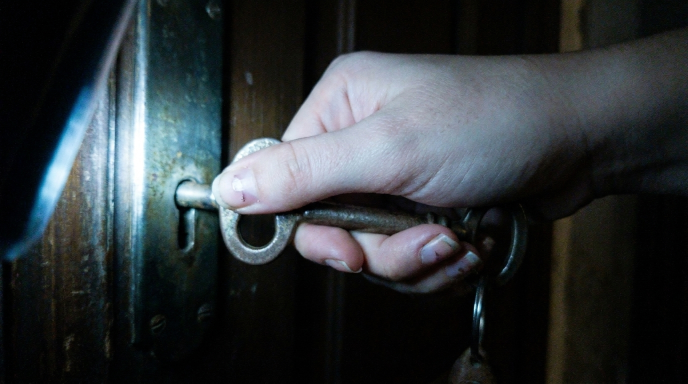
#> input picture video/episodios/ep05-cabra-cabriola/imagens/B02_mao_chave.jpg, 1376 x 768 px, given in place of B01_porta_corredor.jpg, which was not available (shown at 1/2 size)
$ python fazer_capas_shorts.py
#> lines starting #> are read from the running program, lines starting #| are printed output that depends on the picture
"""Capas dos 3 Shorts do Ep. 05 (1080x1920): uma figura, 2–3 palavras em vermelho. Uso: python3 fazer_capas_shorts.py"""
from pathlib import Path
import numpy as np
from PIL import Image, ImageDraw, ImageFilter, ImageFont

AQUI = Path(__file__).parent
IMG = AQUI.parent / "imagens"
FONTE = str(AQUI.parents[2] / "painel" / "fontes" / "Anton-400-latin.ttf")
W, H = 1080, 1920


def base(arq, centro, zoom, gama=1.1, sat=1.5):
#> called with arq = 'B01_porta_corredor.jpg', centro = (0.5, 0.42), zoom = 1.15, gama = 1.1, sat = 1.5
    im = Image.open(IMG / arq).convert("RGB")
#> im is the input picture: PIL image 1376x768 RGB; mean R, G, B 47.8, 53.7, 56.7
    s = max(W / im.width, H / im.height) * zoom
#> s = 2.88
    im = im.resize((round(im.width * s), round(im.height * s)), Image.LANCZOS)
#> im: PIL image 3956x2208 RGB
    cx, cy = centro[0] * im.width, centro[1] * im.height
#> cx = 1978; cy = 927.4
    l = int(min(max(0, cx - W / 2), im.width - W)); t = int(min(max(0, cy - H / 2), im.height - H))
#> after `l = int(min(max(0, cx - W / 2), im.width - W))`: l = 1438
#> after `t = int(min(max(0, cy - H / 2), im.height - H))`: t = 0
    a = np.asarray(im.crop((l, t, l + W, t + H))).astype(np.float32) / 255
    lo, hi = np.percentile(a, [1, 99.7])
#> lo = 0; hi = 0.922
    a = np.clip((a - lo) / (hi - lo), 0, 1) ** gama
    lum = a.mean(2, keepdims=True); a = lum + (a - lum) * sat
#> after `lum = a.mean(2, keepdims=True)`:
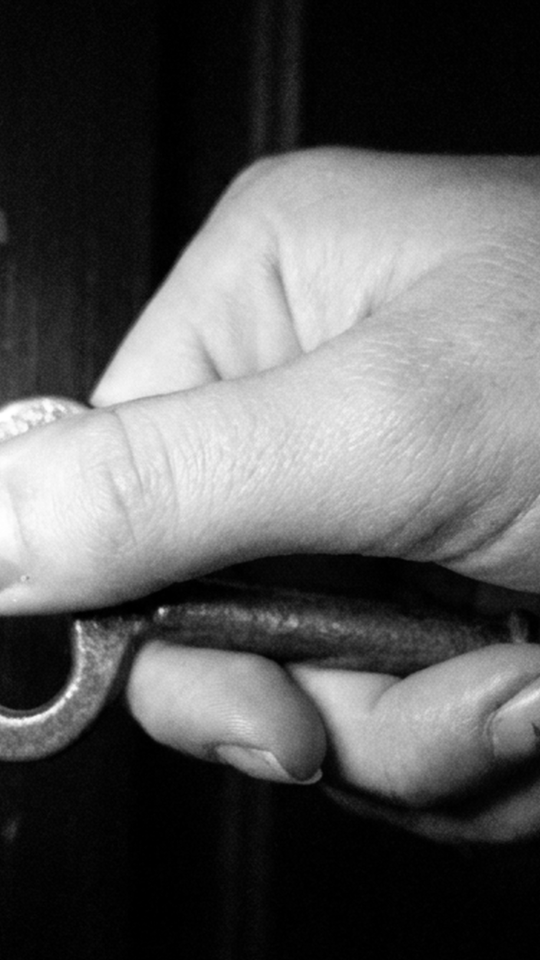
#> lum: shape (1920, 1080, 1) float32 (shown at 1/2 size); min 0, max 1, mean 0.351
    yy, xx = np.mgrid[0:H, 0:W]
    v = ((xx - W / 2) / (W / 2)) ** 2 + ((yy - H / 2) / (H / 2)) ** 2
    a *= (1 - 0.5 * np.clip(v / 2, 0, 1))[..., None]
    return Image.fromarray((np.clip(a, 0, 1) * 255).astype(np.uint8))


def texto(im, linhas, y, tam, cor=(232, 28, 36)):
#> called with y = 1020, tam = 200, cor = (232, 28, 36)
    f = ImageFont.truetype(FONTE, tam)
    som = Image.new("RGBA", im.size, (0, 0, 0, 0)); ds = ImageDraw.Draw(som); d = ImageDraw.Draw(im); yy = y
#> after `som = Image.new('RGBA', im.size, (0, 0, 0, 0))`: som: PIL image 1080x1920 RGBA; every value is 0
    for ln in linhas:
        x = (W - d.textlength(ln, font=f)) / 2
        ds.text((x, yy), ln, font=f, fill=(0, 0, 0, 255), stroke_width=26, stroke_fill=(0, 0, 0, 255)); yy += int(tam * 1.04)
#> this loop made 2 passes
#> (ln, x, yy) on passes 1 to 2: ('QUEM TÁ', 85.11, 1228), ('FALANDO AÍ?', -116.4, 1436)
#> after the loop, yy = 1436
    im = Image.alpha_composite(im.convert("RGBA"), som.filter(ImageFilter.GaussianBlur(26)))
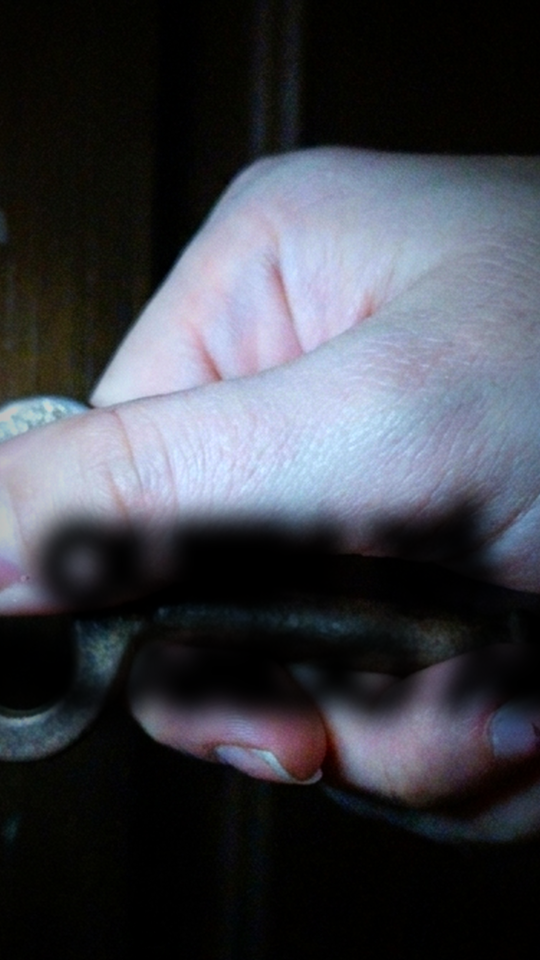
#> im: PIL image 1080x1920 RGBA (shown at 1/2 size); mean R, G, B, A 61.3, 63.4, 70.8, 255
    d = ImageDraw.Draw(im); yy = y
    for ln in linhas:
        x = (W - d.textlength(ln, font=f)) / 2
        d.text((x, yy), ln, font=f, fill=cor, stroke_width=6, stroke_fill=(0, 0, 0)); yy += int(tam * 1.04)
#> after the loop, yy = 1436
    return im.convert("RGB")


# 12/11: o texto da capa COMPLETA o título (não repete) e fica na zona segura (y < ~1450): embaixo o app põe
# título, canal e botões por cima.
texto(base("B01_porta_corredor.jpg", (0.5, 0.42), 1.15), ["QUEM TÁ", "FALANDO AÍ?"], 1020, 200).save(AQUI / "capa_short1_quem_ta_falando.jpg", quality=92)
texto(base("B08_duas_corredor.jpg", (0.5, 0.5), 1.0), ["QUEM CHAMOU", "“NINA”?"], 1060, 190).save(AQUI / "capa_short2_nina.jpg", quality=92)
#> call 2 of base, with arq = 'B08_duas_corredor.jpg', centro = (0.5, 0.5), zoom = 1, gama = 1.1, sat = 1.5
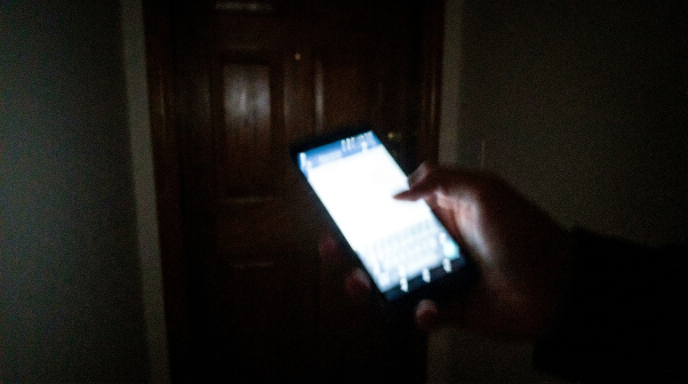
#> input picture video/episodios/ep05-cabra-cabriola/imagens/B03_celular_ligacao.jpg, 1376 x 768 px, given in place of B08_duas_corredor.jpg, which was not available (shown at 1/2 size)
#> in base, im is the input picture: PIL image 1376x768 RGB; mean R, G, B 30.2, 27.7, 24.7
#> in base (call 2), `cx, cy = centro[0] * im.width, centro[1] * im.height`: cx = 1720; cy = 960
#> in base (call 2), `l = int(min(max(0, cx - W / 2), im.width - W))`: l = 1180
#> in base (call 2), `lo, hi = np.percentile(a, [1, 99.7])`: hi = 1
#> call 2 of texto, with y = 1060, tam = 190, cor = (232, 28, 36)
#> the loop in texto (call 2), `for ln in linhas:` made 2 passes
#> (ln, x, yy) on passes 1 to 2: ('QUEM CHAMOU', -205.5, 1257), ('“NINA”?', 167.8, 1454)
#> after the loop in texto (call 2), `for ln in linhas:`: yy = 1454
#> in texto (call 2), `im = Image.alpha_composite(im.convert("RGBA"), som.filter(ImageFilter...`:
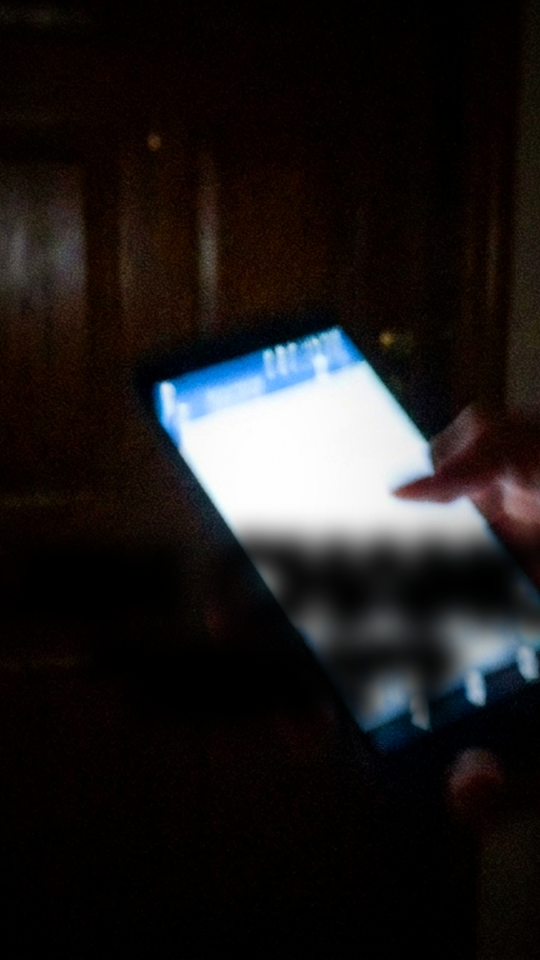
#> im: PIL image 1080x1920 RGBA (shown at 1/2 size); mean R, G, B, A 31.3, 28.3, 28.2, 255
texto(base("B11c_fresta_quatro.jpg", (0.52, 0.5), 1.25), ["NÃO", "ABRE."], 300, 300).save(AQUI / "capa_short3_olha_pra_baixo.jpg", quality=92)
#> call 3 of base, with arq = 'B11c_fresta_quatro.jpg', centro = (0.52, 0.5), zoom = 1.25, gama = 1.1, sat = 1.5
#> in base (call 3), `cx, cy = centro[0] * im.width, centro[1] * im.height`: cx = 2236; cy = 1200
#> in base (call 3), `l = int(min(max(0, cx - W / 2), im.width - W))`: l = 1696
#> in base (call 3), `t = int(min(max(0, cy - H / 2), im.height - H))`: t = 240
#> in base (call 3), `a *= (1 - 0.5 * np.clip(v / 2, 0, 1))[..., None]`:
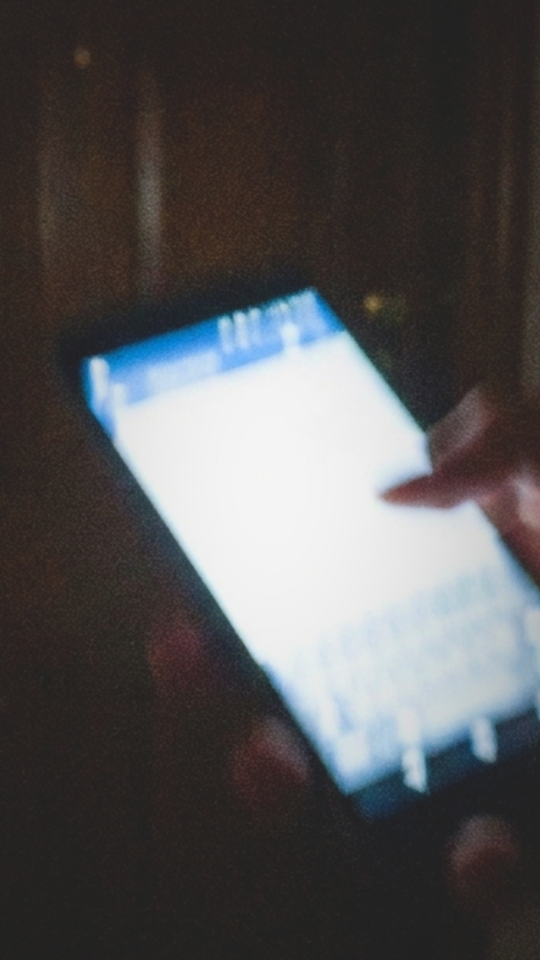
#> a: shape (1920, 1080, 3) float32 (shown at 1/2 size); mean R, G, B 0.244, 0.237, 0.243; drawn with min black and max white
#> call 3 of texto, with y = 300, tam = 300, cor = (232, 28, 36)
#> the loop in texto (call 3), `for ln in linhas:` made 2 passes
#> (ln, x, yy) on passes 1 to 2: ('NÃO', 209.7, 612), ('ABRE.', 87.8, 924)
#> after the loop in texto (call 3), `for ln in linhas:`: yy = 924
#> in texto (call 3), `im = Image.alpha_composite(im.convert("RGBA"), som.filter(ImageFilter...`:
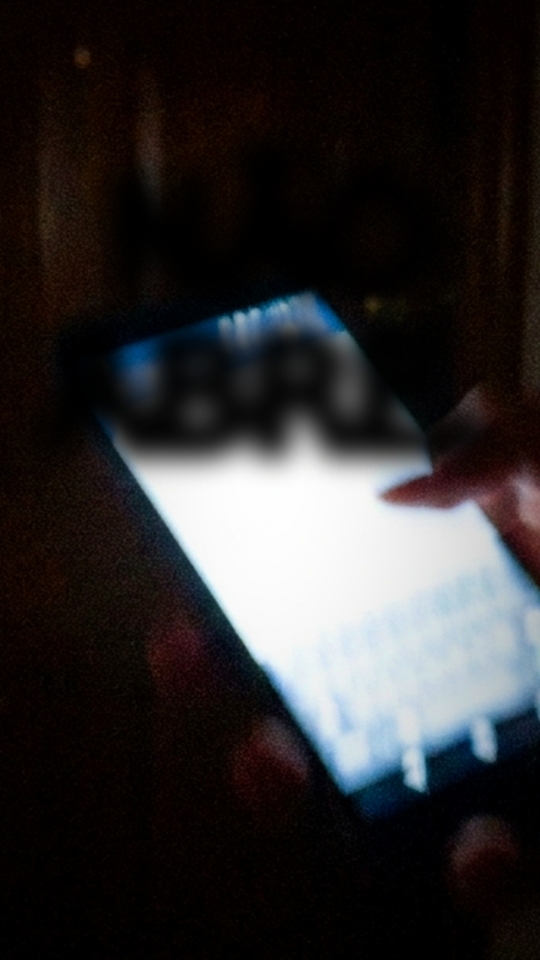
#> im: PIL image 1080x1920 RGBA (shown at 1/2 size); mean R, G, B, A 47, 44.9, 45.6, 255
#> in texto (call 3), `return im.convert("RGB")`:
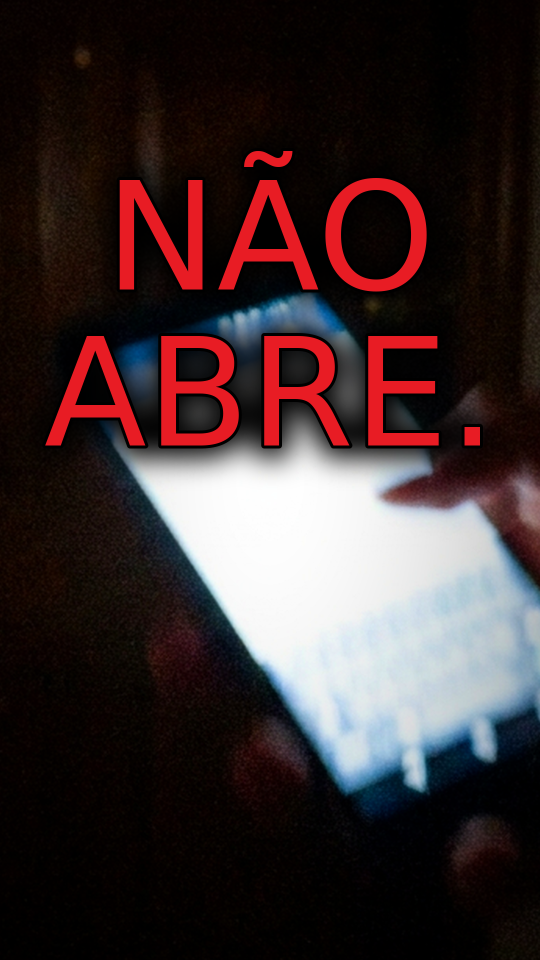
#> returned value: PIL image 1080x1920 RGB (shown at 1/2 size); mean R, G, B 59.4, 45.7, 46.8
print("ok")
